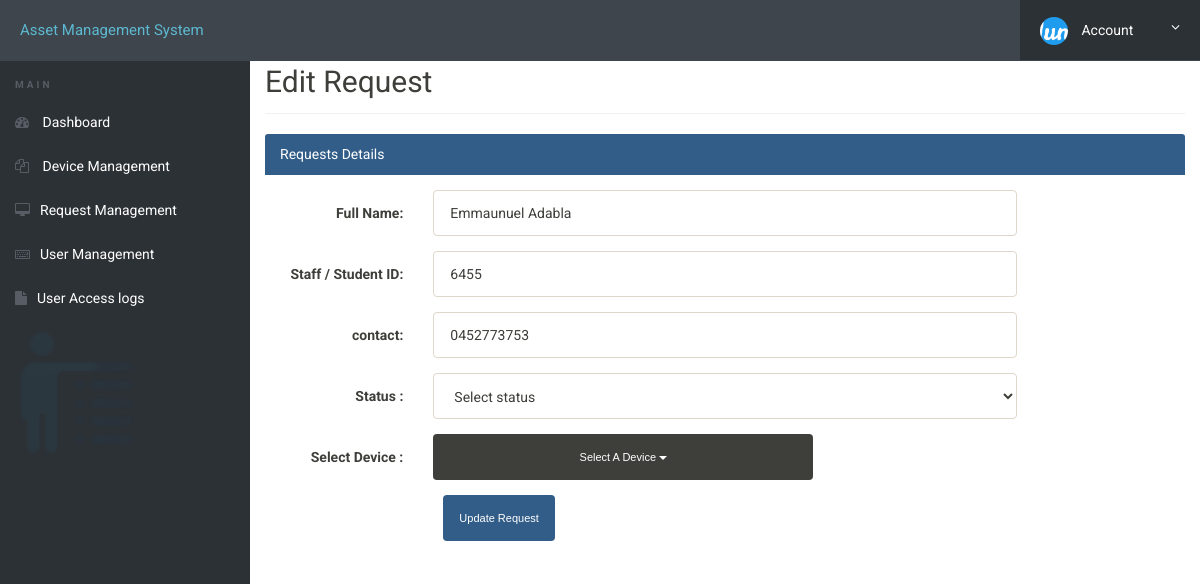
/inventory/admin/edit-request.php?id=5 (signed in), run on the app's committed database.
### tables this page shows
CREATE TABLE `request` (
  `id` int(11) NOT NULL,
  `name` varchar(255) NOT NULL,
  `sid` varchar(255) NOT NULL,
  `contact` varchar(20) NOT NULL,
  `location` varchar(255) NOT NULL,
  `status` varchar(255) NOT NULL,
  `device_name` varchar(255) NOT NULL,
  `date` datetime NOT NULL DEFAULT current_timestamp(),
  `remark` varchar(255) NOT NULL
);

### inventory/admin/edit-request.php (the view, shortened to what this page needs)
<?php
include('includes/config.php');
?>
<!doctype html>
<html lang="en" class="no-js">
<head>
    <link rel="stylesheet" href="css/select-bootstrap-multiselect.css">
	<link rel="stylesheet" href="css/font-awesome.min.css">
	<link rel="stylesheet" href="css/bootstrap.min.css">
	<link rel="stylesheet" href="css/dataTables.bootstrap.min.css">>
	<link rel="stylesheet" href="css/bootstrap-social.css">
	<link rel="stylesheet" href="css/bootstrap-select.css">
	<link rel="stylesheet" href="css/fileinput.min.css">
	<link rel="stylesheet" href="css/awesome-bootstrap-checkbox.css">
	<link rel="stylesheet" href="css/style.css">
</head>
<body>
	<?php include('includes/header.php');?>
	<div class="ts-main-content">
		<?php include('includes/sidebar.php');?>
		<div class="content-wrapper">
			<div class="container-fluid">
				<div class="row">
					<div class="col-md-12">
						<h2 class="page-title">Edit Request </h2>
						<div class="row">
							<div class="col-md-12">
									<div class="panel-heading bg-primary">Requests Details</div>
									<div class="panel-body">
										<form method="post" class="form-horizontal">
												<?php
										$id=$_GET['id'];
										$ret="select * from request where id=?";
											$stmt= $mysqli->prepare($ret) ;
										$stmt->bind_param('i',$id);
										$stmt->execute() ;
										$res=$stmt->get_result();
										while($row=$res->fetch_object())
										{
											?>
					<div class="form-group">
						<label class="col-sm-2 control-label">Full Name: </label>
					<div class="col-sm-8">
					<input type="text"  name="name" value="<?php echo $row->name;?>"  class="form-control"> </div>
					</div>
				 <div class="form-group">
				<label class="col-sm-2 control-label">Staff / Student ID:</label>
		            <div class="col-sm-8">
	               <input type="text" class="form-control" name="sid" id="cns" value="<?php echo $row->sid;?>">
						 </div>
						</div>
							<div class="form-group">
								<label class="col-sm-2 control-label">contact:</label>
								<div class="col-sm-8">
								<input type="text" class="form-control" name="contact" value="<?php echo $row->contact;?>" >
								</div>
							</div>
							<?php } ?>
						<div class="form-group">
						<label class="col-sm-2 control-label">Status : </label>
						<div class="col-sm-8">
						<select name="status" class="form-control" required="required">
						<option value="">Select status</option>
						</select>
						</div>
						</div>
						<div class="form-group">
						<label class="col-sm-2 control-label">Select Device : </label>
						<div class="col-sm-8">
							</div>
							</div>
												<div class="col-sm-8 col-sm-offset-2">
													<input class="btn btn-primary" type="submit" name="submit" value="Update Request">
												</div>
											</div>
									</div>
								</div>
							</div>
							</div>
						</div>
					</div>
				</div>
</body>
</body>
</html>

### inventory/admin/css/style.css (style rules this page uses)
html { font-size: 14px; }
@media only screen and (min-width: 480px) { html { font-size: 17px; } }
@media only screen and (min-width: 768px) { html { font-size: 14px; } }
body { font-size: 1em; }
.btn { font-family: 'Montserrat', sans-serif; }
.btn { text-transform: none; }
.page-title { padding-bottom: 15px; margin-bottom: 20px; border-bottom: 1px solid #f0f0f0; }
.ts-main-content .content-wrapper { padding-top: 15px; margin-top: 10px; }
@media only screen and (min-width: 992px) { .ts-main-content .content-wrapper { margin-left: 250px; } }

### data on the page
request: name "Emmaunuel Adabla", sid "6455", contact "0452773753"
